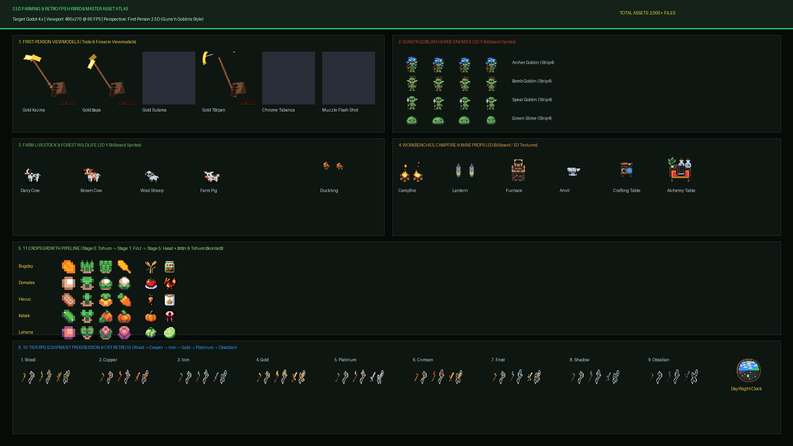
#> input picture projects/farming_25d/00_25D_FARMING_MASTER_MEGA_BOARD.png, 793 x 446 px, shrunk from 1920 x 1080 before the run
$ python -i integrate_tiny_asset_pack.py   (imports and definitions only)
#> lines starting #> are read from the running program, lines starting #| are printed output that depends on the picture
#!/usr/bin/env python3
"""
Master Integration Script for Farm RPG Tiny Asset Pack (EmanuelleDev)
Adapts assets into projects/farming_25d/ for the 2.5D FPS Retro Farming + Shooter Hybrid.

- Strictly quantizes to GDD Section 8.4 32-Color Palette.
- Generates cluster-faceted normal maps (_n.png) for dynamic lighting.
- Slices front-facing horizontal strips (_stripN.png) for 2D Y-billboard sprites.
- Extracts 3D terrain/wall textures and UI elements.
- Records full attribution and metadata.
"""

import sys
import os
import shutil
from pathlib import Path
import numpy as np
from PIL import Image
from scipy.ndimage import distance_transform_edt, sobel

SOURCE_ROOT = Path(r"D:\Assetler\Farm RPG - Tiny Asset Pack - (All in One)")
TARGET_ROOT = Path(r"D:\GameMaker\projects\farming_25d")

FARMING_25D_PALETTE_HEX = [
    "#070B08", "#0D1610", "#142219", "#1C2F23",
    "#2E1D14", "#4A2F21", "#6B442E", "#8C5B3E", "#B37A54", "#D9A377",
    "#1A381F", "#28542E", "#3B753F", "#54994E", "#75BD64", "#9EE07E", "#C8F5A6",
    "#2B3036", "#454D57", "#687382", "#94A1B2", "#C7D2E0",
    "#C86432", "#E8994A", "#F5D042",
    "#19824C", "#28C76F", "#52FF9A", "#B8FFD6",
    "#D9383A", "#FF8C24", "#3898FF"
]

def hex_to_rgb(h: str):
    h = h.lstrip('#')
    return [int(h[i:i+2], 16) for i in (0, 2, 4)]

PALETTE_RGB = np.array([hex_to_rgb(h) for h in FARMING_25D_PALETTE_HEX], dtype=np.float32)

# [17 lines left out: function quantize_to_palette, not called in this run]

def generate_normal_map(img: Image.Image, strength: float = 1.8) -> Image.Image:
    arr = np.array(img)
    alpha = arr[:, :, 3]

    lum = (0.299 * arr[:, :, 0] + 0.587 * arr[:, :, 1] + 0.114 * arr[:, :, 2]) / 255.0
    dist = distance_transform_edt(alpha > 32)
    max_d = np.max(dist) or 1.0
    dist_norm = dist / max_d

    height = 0.60 * dist_norm + 0.40 * lum
    height[alpha <= 32] = 0.0

    dx = sobel(height, axis=1) * strength
    dy = -sobel(height, axis=0) * strength
    dz = np.ones_like(dx)

    length = np.sqrt(dx**2 + dy**2 + dz**2)
    length[length == 0] = 1.0
    nx = dx / length
    ny = dy / length
    nz = dz / length

    r = np.clip((nx * 0.5 + 0.5) * 255, 0, 255).astype(np.uint8)
    g = np.clip((ny * 0.5 + 0.5) * 255, 0, 255).astype(np.uint8)
    b = np.clip((nz * 0.5 + 0.5) * 255, 0, 255).astype(np.uint8)

    normal_arr = np.stack([r, g, b, alpha], axis=2)
    empty = alpha <= 32
    normal_arr[empty, 0] = 128
    normal_arr[empty, 1] = 128
    normal_arr[empty, 2] = 255
    normal_arr[empty, 3] = 0
    return Image.fromarray(normal_arr, "RGBA")

# [355 lines left out: functions process_sprite_sheet, run_integration, not called in this run]

# [2 lines not run here, left out]

>>> import cv2
>>> picture = cv2.imread('00_25D_FARMING_MASTER_MEGA_BOARD.png', cv2.IMREAD_GRAYSCALE)
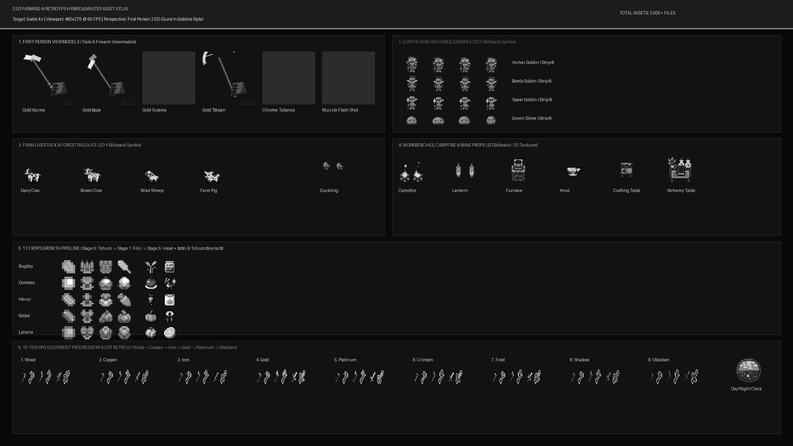
#> picture: shape (446, 793); min 0, max 255, mean 22.3
>>> result = generate_normal_map(picture)
#> (the run stopped early here; a loop or call above may not have finished)

$ run again, on projects/farming_25d/enemies_8dir/00_8DIR_MINE_ENEMIES_AND_NORMALS_MEGA_SHEET.png
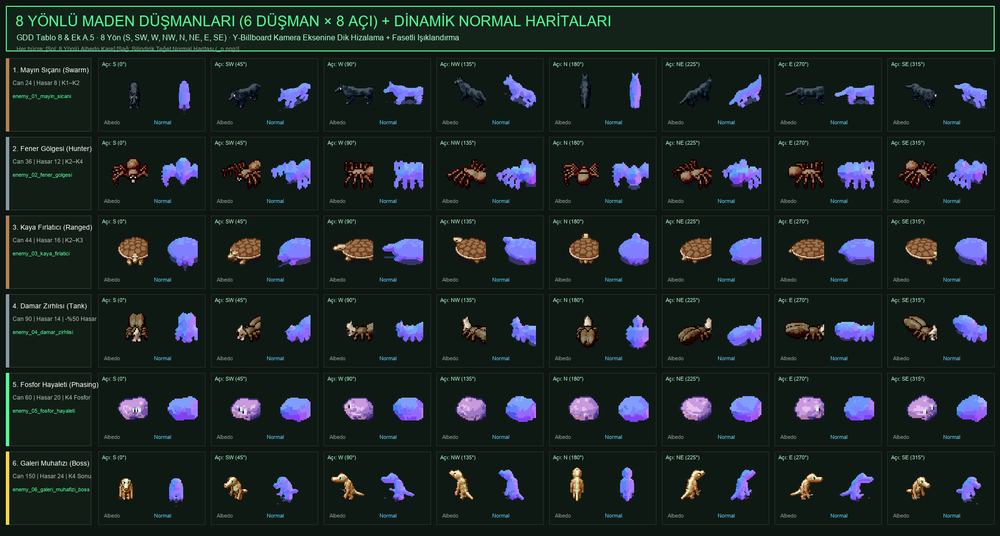
#> input picture projects/farming_25d/enemies_8dir/00_8DIR_MINE_ENEMIES_AND_NORMALS_MEGA_SHEET.png, 1000 x 536 px, shrunk from 2058 x 1104 before the run
#> `picture = cv2.imread('00_25D_FARMING_MASTER_MEGA_BOARD.png', cv2.IMREA..`:
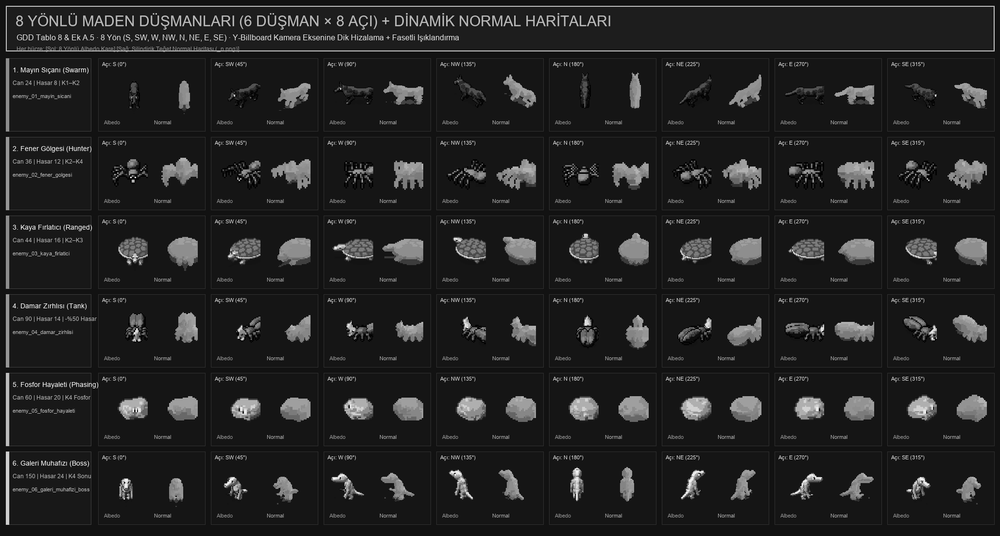
#> picture: shape (536, 1000); min 0, max 255, mean 34.4
